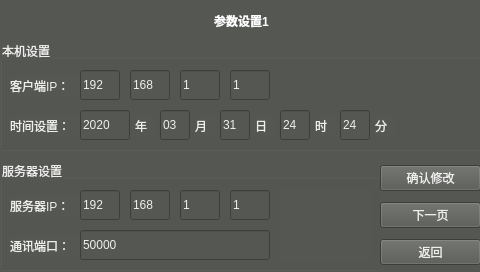
<?xml version="1.0" encoding="UTF-8"?>
<ui version="4.0">
 <class>parameter</class>
 <widget class="QWidget" name="parameter">
  <property name="enabled">
   <bool>true</bool>
  </property>
  <property name="geometry">
   <rect>
    <x>0</x>
    <y>0</y>
    <width>480</width>
    <height>272</height>
   </rect>
  </property>
  <property name="maximumSize">
   <size>
    <width>480</width>
    <height>16777215</height>
   </size>
  </property>
  <property name="windowTitle">
   <string>Form</string>
  </property>
  <property name="styleSheet">
   <string notr="true">background-color: rgb(85, 87, 83);
color: rgb(238, 238, 236);</string>
  </property>
  <widget class="QWidget" name="horizontalLayoutWidget_4">
   <property name="geometry">
    <rect>
     <x>0</x>
     <y>160</y>
     <width>381</width>
     <height>111</height>
    </rect>
   </property>
   <layout class="QHBoxLayout" name="horizontalLayout_4">
    <item>
     <widget class="QGroupBox" name="server_groupBox">
      <property name="enabled">
       <bool>true</bool>
      </property>
      <property name="styleSheet">
       <string notr="true">background-color: rgb(85, 87, 83);
color: rgb(238, 238, 236);</string>
      </property>
      <property name="title">
       <string>服务器设置</string>
      </property>
      <widget class="QLabel" name="serverip_label">
       <property name="geometry">
        <rect>
         <x>10</x>
         <y>35</y>
         <width>71</width>
         <height>21</height>
        </rect>
       </property>
       <property name="styleSheet">
        <string notr="true">font: 36pt &quot;Ubuntu&quot;;</string>
       </property>
       <property name="text">
        <string>服务器IP：</string>
       </property>
      </widget>
      <widget class="QLabel" name="serverport_label">
       <property name="geometry">
        <rect>
         <x>10</x>
         <y>75</y>
         <width>71</width>
         <height>21</height>
        </rect>
       </property>
       <property name="styleSheet">
        <string notr="true">font: 36pt &quot;Ubuntu&quot;;</string>
       </property>
       <property name="text">
        <string>通讯端口：</string>
       </property>
      </widget>
      <widget class="QLineEdit" name="serverip_2">
       <property name="geometry">
        <rect>
         <x>130</x>
         <y>30</y>
         <width>40</width>
         <height>30</height>
        </rect>
       </property>
       <property name="text">
        <string>168</string>
       </property>
      </widget>
      <widget class="QLineEdit" name="serverip_1">
       <property name="geometry">
        <rect>
         <x>80</x>
         <y>30</y>
         <width>40</width>
         <height>30</height>
        </rect>
       </property>
       <property name="text">
        <string>192</string>
       </property>
      </widget>
      <widget class="QLineEdit" name="serverip_3">
       <property name="geometry">
        <rect>
         <x>180</x>
         <y>30</y>
         <width>40</width>
         <height>30</height>
        </rect>
       </property>
       <property name="text">
        <string>1</string>
       </property>
      </widget>
      <widget class="QLineEdit" name="serverip_4">
       <property name="geometry">
        <rect>
         <x>230</x>
         <y>30</y>
         <width>40</width>
         <height>30</height>
        </rect>
       </property>
       <property name="text">
        <string>1</string>
       </property>
      </widget>
      <widget class="QLineEdit" name="commport">
       <property name="geometry">
        <rect>
         <x>80</x>
         <y>70</y>
         <width>190</width>
         <height>30</height>
        </rect>
       </property>
       <property name="text">
        <string>50000</string>
       </property>
      </widget>
      <widget class="QLabel" name="par_tips">
       <property name="geometry">
        <rect>
         <x>280</x>
         <y>30</y>
         <width>91</width>
         <height>71</height>
        </rect>
       </property>
       <property name="styleSheet">
        <string notr="true">font: 30pt &quot;Ubuntu&quot;;
color: rgb(255, 0, 0);</string>
       </property>
       <property name="text">
        <string/>
       </property>
       <property name="alignment">
        <set>Qt::AlignLeading|Qt::AlignLeft|Qt::AlignTop</set>
       </property>
      </widget>
     </widget>
    </item>
   </layout>
  </widget>
  <widget class="QWidget" name="horizontalLayoutWidget">
   <property name="geometry">
    <rect>
     <x>0</x>
     <y>40</y>
     <width>481</width>
     <height>111</height>
    </rect>
   </property>
   <layout class="QHBoxLayout" name="horizontalLayout">
    <item>
     <widget class="QGroupBox" name="client_groupBox">
      <property name="styleSheet">
       <string notr="true">background-color: rgb(85, 87, 83);
color: rgb(238, 238, 236);</string>
      </property>
      <property name="title">
       <string>本机设置</string>
      </property>
      <widget class="QLabel" name="client_label">
       <property name="geometry">
        <rect>
         <x>10</x>
         <y>35</y>
         <width>71</width>
         <height>21</height>
        </rect>
       </property>
       <property name="styleSheet">
        <string notr="true">font: 36pt &quot;Ubuntu&quot;;</string>
       </property>
       <property name="text">
        <string>客户端IP：</string>
       </property>
      </widget>
      <widget class="QLabel" name="date_label">
       <property name="geometry">
        <rect>
         <x>10</x>
         <y>75</y>
         <width>71</width>
         <height>21</height>
        </rect>
       </property>
       <property name="styleSheet">
        <string notr="true">font: 36pt &quot;Ubuntu&quot;;</string>
       </property>
       <property name="text">
        <string>时间设置：</string>
       </property>
      </widget>
      <widget class="QLabel" name="year_label">
       <property name="geometry">
        <rect>
         <x>135</x>
         <y>75</y>
         <width>21</width>
         <height>21</height>
        </rect>
       </property>
       <property name="styleSheet">
        <string notr="true">font: 36pt &quot;Ubuntu&quot;;</string>
       </property>
       <property name="text">
        <string>年</string>
       </property>
      </widget>
      <widget class="QLabel" name="month_label">
       <property name="geometry">
        <rect>
         <x>195</x>
         <y>75</y>
         <width>21</width>
         <height>21</height>
        </rect>
       </property>
       <property name="styleSheet">
        <string notr="true">font: 36pt &quot;Ubuntu&quot;;</string>
       </property>
       <property name="text">
        <string>月</string>
       </property>
      </widget>
      <widget class="QLabel" name="day_label">
       <property name="geometry">
        <rect>
         <x>255</x>
         <y>75</y>
         <width>21</width>
         <height>21</height>
        </rect>
       </property>
       <property name="styleSheet">
        <string notr="true">font: 36pt &quot;Ubuntu&quot;;</string>
       </property>
       <property name="text">
        <string>日</string>
       </property>
      </widget>
      <widget class="QLabel" name="hour_label">
       <property name="geometry">
        <rect>
         <x>315</x>
         <y>75</y>
         <width>21</width>
         <height>21</height>
        </rect>
       </property>
       <property name="styleSheet">
        <string notr="true">font: 36pt &quot;Ubuntu&quot;;</string>
       </property>
       <property name="text">
        <string>时</string>
       </property>
      </widget>
      <widget class="QLabel" name="min_label">
       <property name="geometry">
        <rect>
         <x>375</x>
         <y>75</y>
         <width>21</width>
         <height>21</height>
        </rect>
       </property>
       <property name="styleSheet">
        <string notr="true">font: 36pt &quot;Ubuntu&quot;;</string>
       </property>
       <property name="text">
        <string>分</string>
       </property>
      </widget>
      <widget class="QLineEdit" name="clientip_3">
       <property name="geometry">
        <rect>
         <x>180</x>
         <y>30</y>
         <width>40</width>
         <height>30</height>
        </rect>
       </property>
       <property name="text">
        <string>1</string>
       </property>
      </widget>
      <widget class="QLineEdit" name="clientip_2">
       <property name="geometry">
        <rect>
         <x>130</x>
         <y>30</y>
         <width>40</width>
         <height>30</height>
        </rect>
       </property>
       <property name="text">
        <string>168</string>
       </property>
      </widget>
      <widget class="QLineEdit" name="clientip_4">
       <property name="geometry">
        <rect>
         <x>230</x>
         <y>30</y>
         <width>40</width>
         <height>30</height>
        </rect>
       </property>
       <property name="text">
        <string>1</string>
       </property>
      </widget>
      <widget class="QLineEdit" name="clientip_1">
       <property name="geometry">
        <rect>
         <x>80</x>
         <y>30</y>
         <width>40</width>
         <height>30</height>
        </rect>
       </property>
       <property name="text">
        <string>192</string>
       </property>
      </widget>
      <widget class="QLineEdit" name="year">
       <property name="geometry">
        <rect>
         <x>80</x>
         <y>70</y>
         <width>50</width>
         <height>30</height>
        </rect>
       </property>
       <property name="text">
        <string>2020</string>
       </property>
      </widget>
      <widget class="QLineEdit" name="month">
       <property name="geometry">
        <rect>
         <x>160</x>
         <y>70</y>
         <width>30</width>
         <height>30</height>
        </rect>
       </property>
       <property name="text">
        <string>03</string>
       </property>
      </widget>
      <widget class="QLineEdit" name="day">
       <property name="geometry">
        <rect>
         <x>220</x>
         <y>70</y>
         <width>30</width>
         <height>30</height>
        </rect>
       </property>
       <property name="text">
        <string>31</string>
       </property>
      </widget>
      <widget class="QLineEdit" name="hour">
       <property name="geometry">
        <rect>
         <x>280</x>
         <y>70</y>
         <width>30</width>
         <height>30</height>
        </rect>
       </property>
       <property name="text">
        <string>24</string>
       </property>
      </widget>
      <widget class="QLineEdit" name="min">
       <property name="geometry">
        <rect>
         <x>340</x>
         <y>70</y>
         <width>30</width>
         <height>30</height>
        </rect>
       </property>
       <property name="text">
        <string>24</string>
       </property>
      </widget>
     </widget>
    </item>
   </layout>
  </widget>
  <widget class="QWidget" name="verticalLayoutWidget">
   <property name="geometry">
    <rect>
     <x>380</x>
     <y>160</y>
     <width>101</width>
     <height>111</height>
    </rect>
   </property>
   <layout class="QVBoxLayout" name="verticalLayout">
    <item>
     <widget class="QPushButton" name="comfirm_Button">
      <property name="text">
       <string>确认修改</string>
      </property>
     </widget>
    </item>
    <item>
     <widget class="QPushButton" name="nextpage_Button">
      <property name="text">
       <string>下一页</string>
      </property>
     </widget>
    </item>
    <item>
     <widget class="QPushButton" name="return_Button">
      <property name="text">
       <string>返回</string>
      </property>
     </widget>
    </item>
   </layout>
  </widget>
  <widget class="QLabel" name="parameter1_title">
   <property name="geometry">
    <rect>
     <x>1</x>
     <y>1</y>
     <width>481</width>
     <height>41</height>
    </rect>
   </property>
   <property name="styleSheet">
    <string notr="true">color: rgb(255, 255, 255);
font: 36pt &quot;Ubuntu&quot;;</string>
   </property>
   <property name="text">
    <string>&lt;html&gt;&lt;head/&gt;&lt;body&gt;&lt;p align=&quot;center&quot;&gt;&lt;span style=&quot; font-weight:600;&quot;&gt;参数设置1&lt;/span&gt;&lt;/p&gt;&lt;/body&gt;&lt;/html&gt;</string>
   </property>
  </widget>
 </widget>
 <resources/>
 <connections/>
</ui>
